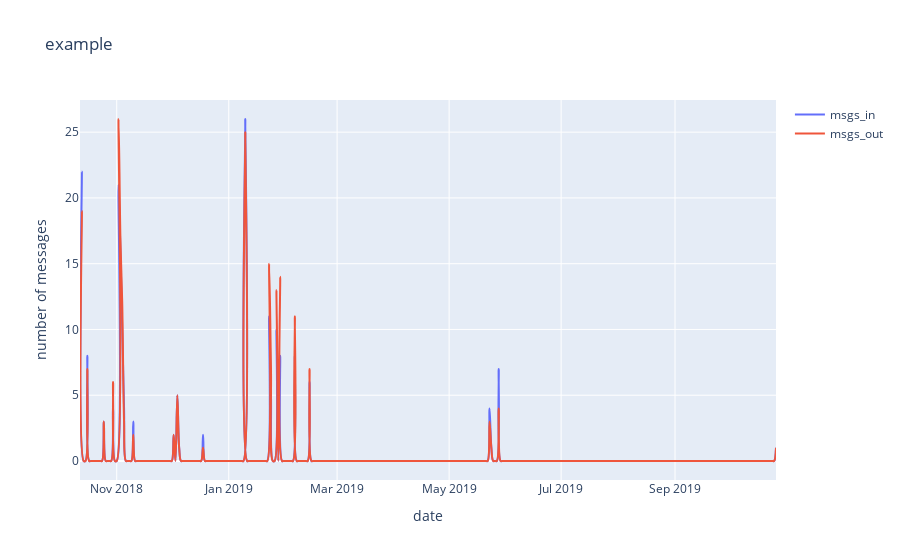

The notebook cell this image was saved under:
### Code cell
layout = go.Layout(
title='example',
    yaxis=dict(
        title='number of messages'
    ),
    xaxis=dict(
        title='date'
    )
)

trace1 = go.Scatter(
    x=dates,
    y=msgs_in,
    mode='lines',
    name='msgs_in',
    line=dict(
        shape='spline'
    )
)

trace2 = go.Scatter(
    x=dates,
    y=msgs_out,
    mode='lines',
    name='msgs_out',
    line=dict(
        shape='spline'
    )
)

fig = go.Figure([trace1, trace2], layout=layout)

py.offline.iplot(fig)

### Figure 1 — Plotly figure (JSON) as saved in the notebook; plotly's stock layout.template omitted (floating-point values rounded to 4 significant figures; data arrays with more than 128 entries replaced by an {"elided": "..."} marker saying what was removed)
{"data": [{"line": {"shape": "spline"}, "mode": "lines", "name": "msgs_in", "type": "scatter", "x": {"elided": "380 str values"}, "y": {"elided": "380 int values"}}, {"line": {"shape": "spline"}, "mode": "lines", "name": "msgs_out", "type": "scatter", "x": {"elided": "380 str values"}, "y": {"elided": "380 int values"}}], "layout": {"title": {"text": "example"}, "xaxis": {"title": {"text": "date"}}, "yaxis": {"title": {"text": "number of messages"}}}}
